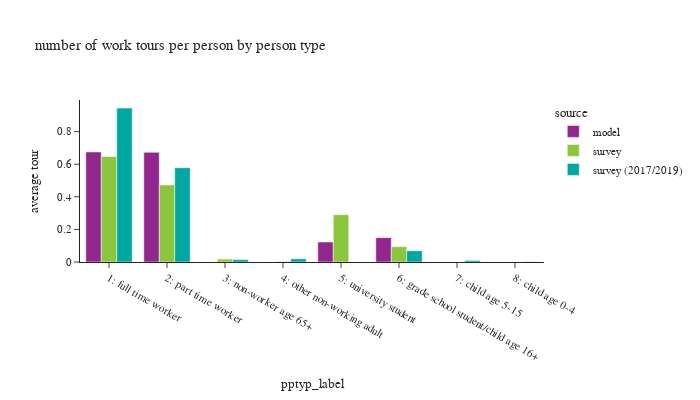

The cell this chart's notebook holds for it:
### Code cell
wk_tour = df_tour.loc[df_tour['pdpurp']==1].copy()

df_plot = wk_tour.groupby(['source','pptyp_label'])['toexpfac'].sum().reset_index(). \
    merge(df_person.groupby(['source','pptyp_label'])['psexpfac'].sum().reset_index(), how='left', on=['source','pptyp_label'])
df_plot['average tour'] = df_plot['toexpfac']/df_plot['psexpfac']
# df_plot
fig = px.bar(df_plot, x='pptyp_label', y="average tour", color="source",
             barmode="group",title="number of work tours per person by person type")
fig.update_layout(height=400, width=700, font=dict(size=11),
                  yaxis=dict(tickformat=".2"))
fig.show()

### Figure 1 — Plotly figure (JSON) as saved in the notebook; plotly's stock layout.template omitted (floating-point values rounded to 4 significant figures)
{"data": [{"alignmentgroup": "True", "hovertemplate": "source=model<br>pptyp_label=%{x}<br>average tour=%{y}<extra></extra>", "legendgroup": "model", "marker": {"color": "#91268F", "pattern": {"shape": ""}}, "name": "model", "offsetgroup": "model", "orientation": "v", "showlegend": true, "textposition": "auto", "type": "bar", "x": ["1: full time worker", "2: part time worker", "3: non-worker age 65+", "4: other non-working adult", "5: university student", "6: grade school student/child age 16+", "7: child age 5-15", "8: child age 0-4"], "xaxis": "x", "y": [0.6752, 0.6728, 0, 0, 0.1228, 0.1493, 0, 0], "yaxis": "y"}, {"alignmentgroup": "True", "hovertemplate": "source=survey<br>pptyp_label=%{x}<br>average tour=%{y}<extra></extra>", "legendgroup": "survey", "marker": {"color": "#8CC63E", "pattern": {"shape": ""}}, "name": "survey", "offsetgroup": "survey", "orientation": "v", "showlegend": true, "textposition": "auto", "type": "bar", "x": ["1: full time worker", "2: part time worker", "3: non-worker age 65+", "4: other non-working adult", "5: university student", "6: grade school student/child age 16+", "7: child age 5-15", "8: child age 0-4"], "xaxis": "x", "y": [0.6473, 0.473, 0.01787, 0.003632, 0.2903, 0.09391, 7.954e-05, 0], "yaxis": "y"}, {"alignmentgroup": "True", "hovertemplate": "source=survey (2017/2019)<br>pptyp_label=%{x}<br>average tour=%{y}<extra></extra>", "legendgroup": "survey (2017/2019)", "marker": {"color": "#00A7A0", "pattern": {"shape": ""}}, "name": "survey (2017/2019)", "offsetgroup": "survey (2017/2019)", "orientation": "v", "showlegend": true, "textposition": "auto", "type": "bar", "x": ["1: full time worker", "2: part time worker", "3: non-worker age 65+", "4: other non-working adult", "5: university student", "6: grade school student/child age 16+", "7: child age 5-15", "8: child age 0-4"], "xaxis": "x", "y": [0.9442, 0.5784, 0.0149, 0.01994, null, 0.06905, 0.009647, 0.001647], "yaxis": "y"}], "layout": {"barmode": "group", "font": {"size": 11}, "height": 400, "legend": {"title": {"text": "source"}, "tracegroupgap": 0}, "title": {"text": "number of work tours per person by person type"}, "width": 700, "xaxis": {"anchor": "y", "domain": [0, 1], "title": {"text": "pptyp_label"}}, "yaxis": {"anchor": "x", "domain": [0, 1], "tickformat": ".2", "title": {"text": "average tour"}}}}
